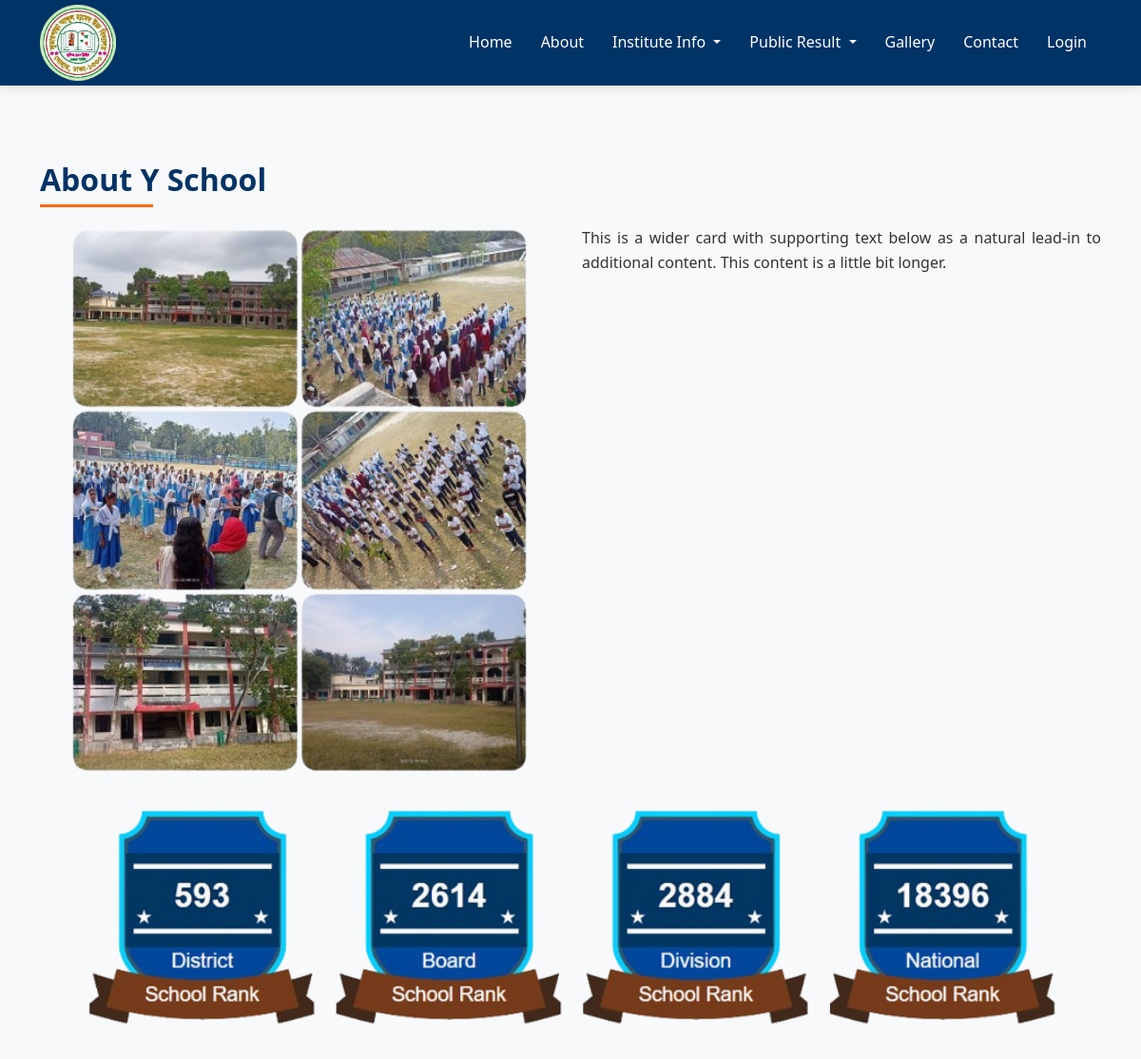
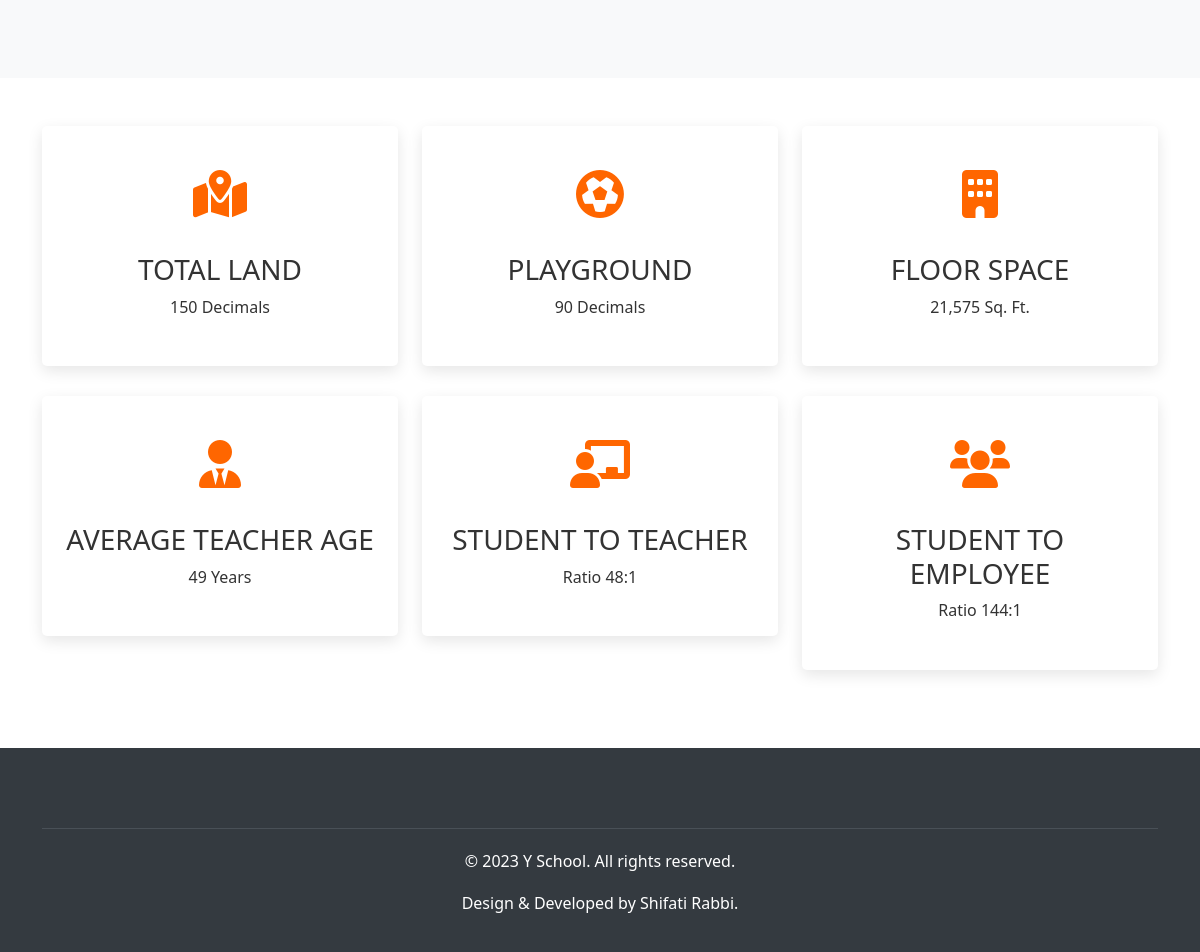
Page /about.php on the committed database (2 pictures, top to bottom).
### tables this page shows
CREATE TABLE `setting` (
  `id` int(11) NOT NULL,
  `current_year` int(11) NOT NULL,
  `current_semester` varchar(11) NOT NULL,
  `school_name` varchar(100) NOT NULL,
  `slogan` varchar(300) NOT NULL,
  `about` text NOT NULL
);

### data/setting.php (called while the page is built)
<?php
function getSetting($conn){
   $sql = "SELECT * FROM setting";
   $stmt = $conn->prepare($sql);
   $stmt->execute();
   if ($stmt->rowCount() == 1) {
     $settings = $stmt->fetch();
     return $settings;
   }else {
    return 0;
   }
}

### about.php (the view)
<?php include "header.php"; ?>
    <section id="about" class="about-section">
        <div class="container">
            <h2 class="text-center section-title">About <?=$setting['school_name']?></h2>
            <div class="row ">
                <div class="col-lg-6">
                    <img src="img/about.jpg" alt="About our school" class="img-fluid rounded" width="100%">
                </div>
                <div class="col-lg-6">
                    <p><?=$setting['about']?></p>
                </div>
            </div>
			<div class="row ">
                <img src="img/rank.jpg" alt="our school ranking" class="img-fluid rounded" >
            </div>
        </div>
    </section>
    <section class="py-5">
        <div class="container">
            <div class="row">
				<div class="col-md-4">
					<div class="feature-box">
						<div class="feature-icon">
							<i class="fas fa-map-marked-alt"></i>
						</div>
						<h3>TOTAL LAND</h3>
						<p>150 Decimals</p>
					</div>
				</div>
				<div class="col-md-4">
					<div class="feature-box">
						<div class="feature-icon">
							<i class="fas fa-futbol"></i>
						</div>
						<h3>PLAYGROUND</h3>
						<p>90 Decimals</p>
					</div>
				</div>
				<div class="col-md-4">
					<div class="feature-box">
						<div class="feature-icon">
							<i class="fas fa-building"></i>
						</div>
						<h3>FLOOR SPACE</h3>
						<p>21,575 Sq. Ft.</p>
					</div>
				</div>
			</div>
			<div class="row">
				<div class="col-md-4">
					<div class="feature-box">
						<div class="feature-icon">
							<i class="fas fa-user-tie"></i>
						</div>
						<h3>AVERAGE TEACHER AGE</h3>
						<p>49 Years</p>
					</div>
				</div>
				<div class="col-md-4">
					<div class="feature-box">
						<div class="feature-icon">
							<i class="fas fa-chalkboard-teacher"></i>
						</div>
						<h3>STUDENT TO TEACHER</h3>
						<p>Ratio 48:1</p>
					</div>
				</div>
				<div class="col-md-4">
					<div class="feature-box">
						<div class="feature-icon">
							<i class="fas fa-users"></i>
						</div>
						<h3>STUDENT TO EMPLOYEE</h3>
						<p>Ratio 144:1</p>
					</div>
				</div>
			</div>
        </div>
    </section>
<?php include "footer.php"; ?>

### footer.php (shortened to what this page needs)
<footer class="footer">
    <div class="container">
        <div class="copyright text-center">
            <p>&copy; <?=$setting['current_year']?> <?=$setting['school_name']?>. All rights reserved.</p>
            <p>Design & Developed by Shifati Rabbi.</p>
        </div>
    </div>
</footer>
</body>
</html>

### css/style.css (style rules this page uses)
:root { --primary-color: #003366; --secondary-color: #ff6600; --light-color: #f8f9fa; --dark-color: #343a40; }
body { font-family: 'Segoe UI', Tahoma, Geneva, Verdana, sans-serif; line-height: 1.6; color: #333; }
#about p { text-align: justify; margin-top: 0; margin-bottom: 2rem; }
.section-title { color: var(--primary-color); font-weight: 700; margin-bottom: 30px; position: relative; display: inline-block; }
.section-title:after { content: ''; position: absolute; width: 50%; height: 3px; background-color: var(--secondary-color); bottom: -10px; left: 0; }
.feature-box { text-align: center; padding: 30px 20px; margin-bottom: 30px; border-radius: 5px; transition: all 0.3s ease; background-color: white; box-shadow: 0 5px 15px rgba(0, 0, 0, 0.1); }
.feature-icon { font-size: 3rem; color: var(--secondary-color); margin-bottom: 20px; }
.about-section { padding: 80px 0; background-color: var(--light-color); }
.footer { background-color: var(--dark-color); color: white; padding: 50px 0 20px; }
.copyright { border-top: 1px solid #495057; padding-top: 20px; margin-top: 30px; }

### rows in the picture
setting: school_name "Y School", about "This is a wider card with supporting text below as a natural lead-in to additional content. This content is a little bit longer.", current_year "2023"
